Frame 1 (no input): blank canvas, image omitted
Frame 60 (the mouse pressed at the canvas centre just before this capture): blank canvas, image omitted
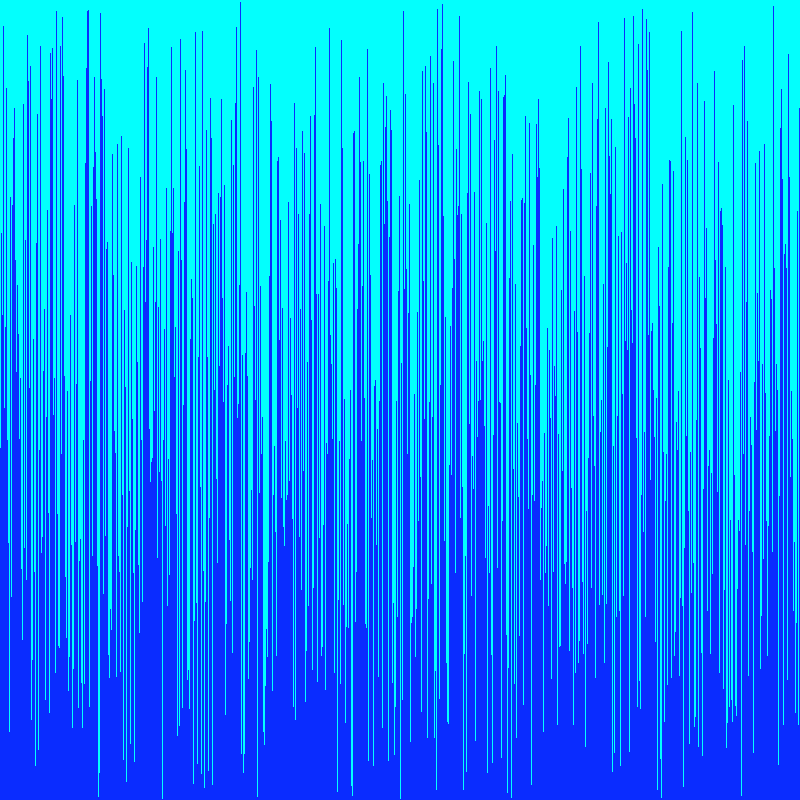
Frame 120 (the mouse held since frame 60 and released just before this capture)

The Processing sketch whose frames 1 and 60 were blank and that drew this single picture after the mouse press (run headless with seeded random() and noise(); from frame 60 on, the mouse is pressed at the canvas centre):

// Processing sketch: VisualArraySorter
// ── VisualArraySorter.pde
/* Copy the code into a new Processing sketch and complete then steps. */

//1. create an array of ints. don't initialize it yet.
int[] intArray;

void setup() {
  //2. set the size of your window
size(800,800);
  //3. initialize your array with the built in width variable
  intArray= new int[width];
  //4. initialize the ints in the array with random numbers
  //   from 0 to the built in height variable
  
  //5. call the noStroke() method
  noStroke(); 
}

void draw() {
  //6. set the background color with background(r, g, b);
background(3, 255, 253);

  //7. set the color for your graph
fill(10,44,255);

  //8. draw a rectangle for each int in your array.
   for (int i = 0; i < intArray.length; i++) {
 rect(i,height,1, -intArray[i]);
   }
  //   the x value will be the index of the int
  //   the y value will the height variable
  //   the width is 1
  //   the height is negative the value of the int at that element in the array


  //9. call the stepSort method
  stepSort(intArray);

  //10. extract the code that randomizes the array into a method.
  

  //11. call the method you made in step 10 when the mouse is pressed
  if(mousePressed){
   randomInt(); 
  }
}
void randomInt(){
  for (int i = 0; i < intArray.length; i++) {
     
      intArray[i]=(int)random(height);
  }

  
}
void stepSort(int[] arr) {
  for (int i = 1; i < arr.length; i++) {
    if (arr[i - 1] > arr[i]) {
      int t = arr[i];
      arr[i] = arr[i - 1];
      arr[i - 1] = t;
    }
  }
}
